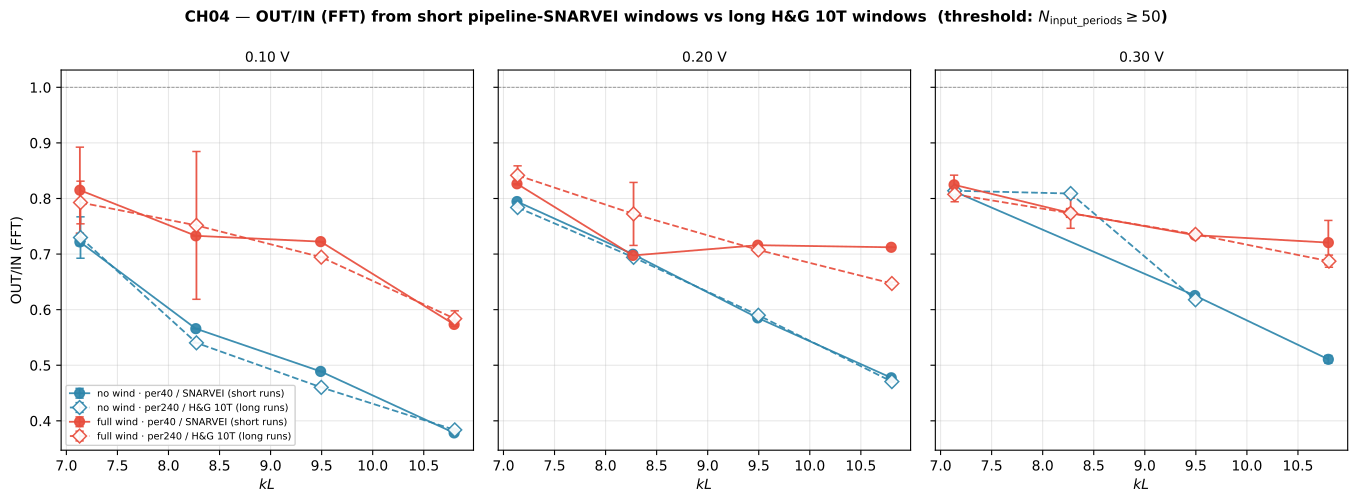

Source code (Python):
"""
Can short (per40-style) and long (per240-style) runs be pooled for
OUT/IN (FFT) thesis results?
=====================================================================

Two windows on the paddle-frequency FFT:

  short runs (WavePeriodInput < HG_MIN_PERIODS, currently < 50T)
      → pipeline SNARVEI window, per-probe + per-freq eyeball. Read
        directly from `combined_meta["IN Amplitude (FFT)"]` /
        `combined_meta["OUT Amplitude (FFT)"]` (these are the canonical
        mean-of-parallel-probes columns written by processor2nd.py).

  long runs  (WavePeriodInput >= HG_MIN_PERIODS)
      → Huseby & Grue window [50T, 60T] from wavemaker start (t=0),
        scaled to the run's paddle frequency. Exactly 10T wide → no
        spectral leakage, no parasitic second-harmonic contamination
        (too fast to have reached the probe by 60T), no beach
        reflection (hasn't returned).
        IN side   = mean of AFFT at 9373/170 and 9373/340
                    (matches the canonical pipeline mean).
        OUT side  = AFFT at 12400/250 (single-probe canonical).

If the two methods give the same OUT/IN within run-to-run std at each
(freq, amp, wind), we pool them in CH05. If not, per240-H&G becomes
the thesis primary and per40 moves to supplementary.

Scope (thesis-matching):
    PanelCondition = full,
    Mooring        = below_90_loose (230+300 merged),
    quality_flag  in {ok, probe_malfunction_secondary},
    Frequency     in {1.3, 1.4, 1.5, 1.6} Hz,
    Amplitude     in {0.1, 0.2, 0.3} V,
    WindCondition in {no, full}.

Dynamic threshold (user-set 2026-04-21):
    HG_MIN_PERIODS = 50  — any run with >= 50 input periods gets H&G.

Run from repo root (loads processed_dfs for long runs only):
    /opt/anaconda3/envs/draumkvedet/bin/python analysis_scratch/per40_vs_per240_outin.py

Outputs:
    analysis_scratch/per40_vs_per240_outin.pdf
    analysis_scratch/per40_vs_per240_outin.csv
    analysis_scratch/per40_vs_per240_outin_findings.md
    output/FIGURES/ch04_per40_vs_per240_outin.pdf
    output/TEXFIGU/ch04_per40_vs_per240_outin.tex
"""

import os
import sys
import warnings
from pathlib import Path

warnings.filterwarnings("ignore")

import numpy as np
import pandas as pd
import matplotlib

matplotlib.use("Agg")
import matplotlib.pyplot as plt

BASE = Path(__file__).resolve().parent.parent
sys.path.insert(0, str(BASE))
os.chdir(BASE)

from wavescripts.improved_data_loader import load_analysis_data, load_processed_dfs
from wavescripts.plot_utils import freq_to_k, amp_to_label

# ── I/O ───────────────────────────────────────────────────────────────────────
SCRATCH_DIR = Path(__file__).parent
SCRATCH_PDF = SCRATCH_DIR / "per40_vs_per240_outin.pdf"
SCRATCH_CSV = SCRATCH_DIR / "per40_vs_per240_outin.csv"
SCRATCH_MD  = SCRATCH_DIR / "per40_vs_per240_outin_findings.md"

THESIS_NAME = "ch04_per40_vs_per240_outin"
THESIS_PDF  = BASE / "output" / "FIGURES" / f"{THESIS_NAME}.pdf"
THESIS_STUB = BASE / "output" / "TEXFIGU" / f"{THESIS_NAME}.tex"
THESIS_PDF.parent.mkdir(parents=True, exist_ok=True)
THESIS_STUB.parent.mkdir(parents=True, exist_ok=True)

# Same cond4 thesis datasets as t_cross_figure / paddle_contamination / H&G.
RESULTS_PROCESSED_DIRS = [
    Path("waveprocessed/PROCESSED-20260326-ProbePos4_31_FPV_2-tett6roof-under9Mooring-height100-lowrange"),
    Path("waveprocessed/PROCESSED-20260327-ProbePos4_31_FPV_2-tett6roof-under9Mooring30-height100-lowrange"),
]
_results_dataset_names = {p.name.removeprefix("PROCESSED-") for p in RESULTS_PROCESSED_DIRS}

# ── Constants ────────────────────────────────────────────────────────────────
FS             = 250.0                # sampling rate — MEASUREMENT.FS
FREQS          = [1.3, 1.4, 1.5, 1.6] # thesis scope
AMPS           = [0.1, 0.2, 0.3]
WINDS          = ["no", "full"]

HG_MIN_PERIODS  = 50                  # user-dynamic: runs with >= 50T get H&G
HG_START_N_T    = 50                  # start window at 50T from wavemaker start
HG_END_N_T      = 60                  # end   window at 60T
HG_WINDOW_N_T   = HG_END_N_T - HG_START_N_T   # 10T
FFT_BAND_HZ     = 0.05                # ± half-width, matches signal_processing

# Canonical IN = mean of these two parallel probes (per march2026_better_rearranging).
IN_PROBES  = ["9373/170", "9373/340"]
OUT_PROBE  = "12400/250"

# Plotting
WIND_COLOR   = {"no": "#2E86AB", "full": "#E74C3C"}
METHOD_MARKER = {"short": "o", "long": "D"}
METHOD_LABEL = {"short": "per40 / SNARVEI (short runs)",
                "long":  "per240 / H&G 10T (long runs)"}


# ── 1. FFT helper (mirrors pipeline convention) ──────────────────────────────
def fft_amp_at_freq(segment: np.ndarray, target_hz: float,
                    fs: float = FS, band_hz: float = FFT_BAND_HZ) -> float:
    """Single-shot FFT amplitude at `target_hz`: pick the nearest positive bin
    within ±band_hz. Normalisation: 2·|FFT|/N (pipeline convention).

    Lifted from analysis_scratch/huseby_grue_window.py for self-containment.
    """
    N = len(segment)
    if N < 4:
        return np.nan
    seg = np.asarray(segment, dtype=float).copy()
    if np.isnan(seg).any():
        idx  = np.arange(N)
        good = ~np.isnan(seg)
        if good.sum() < N * 0.9:
            return np.nan
        seg = np.interp(idx, idx[good], seg[good])
    freqs  = np.fft.fftfreq(N, d=1.0 / fs)
    pos    = freqs > 0
    pos_f  = freqs[pos]
    mask   = (pos_f >= target_hz - band_hz) & (pos_f <= target_hz + band_hz)
    if not mask.any():
        j = int(np.argmin(np.abs(pos_f - target_hz)))
    else:
        local_idx = int(np.argmin(np.abs(pos_f[mask] - target_hz)))
        j = np.where(mask)[0][local_idx]
    fft_vals  = np.fft.fft(seg)
    amps_pos  = 2.0 * np.abs(fft_vals[pos]) / N
    return float(amps_pos[j])


def get_eta(df_run: pd.DataFrame, pos: str) -> np.ndarray | None:
    """Prefer interpolated eta (pipeline convention)."""
    for col in (f"eta_{pos}_interp", f"eta_{pos}"):
        if col in df_run.columns:
            return df_run[col].to_numpy(dtype=float)
    return None


def hg_afft_for_run(df_run: pd.DataFrame, f_paddle: float, pos: str) -> float:
    """H&G window AFFT: signal[50T : 60T] at `f_paddle`, from sample 0 =
    wavemaker start. NaN if the window runs past the recorded signal.
    """
    sig = get_eta(df_run, pos)
    if sig is None:
        return np.nan
    period_samples = int(round(FS / f_paddle))
    i0 = HG_START_N_T * period_samples
    i1 = HG_END_N_T   * period_samples
    if i1 > len(sig):
        return np.nan
    return fft_amp_at_freq(sig[i0:i1], f_paddle)


# ── 2. Load meta ─────────────────────────────────────────────────────────────
print("1. Loading meta_results (no processed_dfs yet) …")
combined_meta, _, _, _ = load_analysis_data(*RESULTS_PROCESSED_DIRS, load_processed=False)
meta_results = combined_meta[
    combined_meta["path"].apply(lambda p: any(d in str(p) for d in _results_dataset_names))
].copy()
meta_results["Mooring"] = meta_results["Mooring"].replace({
    "below_90_loose230": "below_90_loose",
    "below_90_loose300": "below_90_loose",
})
print(f"   meta_results: {len(meta_results)} rows")


# ── 3. Scope filter ──────────────────────────────────────────────────────────
wave = meta_results[
    meta_results["WaveFrequencyInput [Hz]"].notna()
    & (meta_results["WaveFrequencyInput [Hz]"] > 0)
    & (meta_results["PanelCondition"] == "full")
    & (meta_results["Mooring"] == "below_90_loose")
    & (meta_results["quality_flag"].isin(["ok", "probe_malfunction_secondary"]))
].copy()
wave["freq_r"] = wave["WaveFrequencyInput [Hz]"].round(2)
wave["amp_r"]  = wave["WaveAmplitudeInput [Volt]"].round(2)
wave = wave[wave["freq_r"].isin(FREQS) & wave["amp_r"].isin(AMPS)
            & wave["WindCondition"].isin(WINDS)].copy()

# Split into short (pipeline SNARVEI) and long (H&G) runs.
wave["N_input_periods"] = wave["WavePeriodInput"].astype(float)
wave["is_long"] = wave["N_input_periods"] >= HG_MIN_PERIODS
print(f"   thesis-scope runs: {len(wave)} "
      f"(short n={int((~wave['is_long']).sum())}, long n={int(wave['is_long'].sum())})")


# ── 4. Pipeline AFFT for short runs (no processed_dfs needed) ────────────────
print("\n2. Reading pipeline AFFT (canonical IN/OUT) for short runs …")
short = wave[~wave["is_long"]].copy()
short["A_in_mm"]     = short["IN Amplitude (FFT)"].astype(float)
short["A_out_mm"]    = short["OUT Amplitude (FFT)"].astype(float)
short["OUT_IN"]      = short["A_out_mm"] / short["A_in_mm"]
short["method"]      = "short"
print(f"   short runs with valid OUT/IN: {int(short['OUT_IN'].notna().sum())}")


# ── 5. H&G AFFT for long runs (needs processed_dfs) ──────────────────────────
print("\n3. Loading processed_dfs for long runs (~20 s) …")
processed_dfs = load_processed_dfs(*RESULTS_PROCESSED_DIRS)
print(f"   {len(processed_dfs)} time-series cached")

print("\n4. Computing H&G AFFT per long run …")
long_rows = []
for _, r in wave[wave["is_long"]].iterrows():
    path = r["path"]
    df_run = processed_dfs.get(path)
    if df_run is None:
        continue
    f_paddle = float(r["WaveFrequencyInput [Hz]"])
    # Canonical IN: mean AFFT across both parallel probes at longitudinal 9373.
    in_afts = [hg_afft_for_run(df_run, f_paddle, p) for p in IN_PROBES]
    in_afts = [a for a in in_afts if np.isfinite(a)]
    a_in = float(np.mean(in_afts)) if len(in_afts) >= 1 else np.nan
    a_out = hg_afft_for_run(df_run, f_paddle, OUT_PROBE)
    long_rows.append({
        "path":          path,
        "freq_r":        round(float(r["WaveFrequencyInput [Hz]"]), 2),
        "amp_r":         round(float(r["WaveAmplitudeInput [Volt]"]), 2),
        "WindCondition": r["WindCondition"],
        "WaveFrequencyInput [Hz]":   f_paddle,
        "WaveAmplitudeInput [Volt]": r["WaveAmplitudeInput [Volt]"],
        "Mooring":       r["Mooring"],
        "A_in_mm":       a_in,
        "A_out_mm":      a_out,
        "OUT_IN":        a_out / a_in if (a_in and np.isfinite(a_in) and a_in > 0) else np.nan,
        "method":        "long",
        "is_long":       True,
        "N_input_periods": r["N_input_periods"],
    })
long = pd.DataFrame(long_rows)
print(f"   long runs with valid H&G OUT/IN: {int(long['OUT_IN'].notna().sum())}")


# ── 6. Unified DataFrame + CSV ───────────────────────────────────────────────
cols = ["path", "freq_r", "amp_r", "WindCondition", "Mooring",
        "A_in_mm", "A_out_mm", "OUT_IN", "method",
        "WaveFrequencyInput [Hz]", "WaveAmplitudeInput [Volt]"]
both = pd.concat([short[cols], long[cols]], axis=0, ignore_index=True)
both.to_csv(SCRATCH_CSV, index=False)
print(f"\n5. Per-run table → {SCRATCH_CSV.relative_to(BASE)}")


# ── 7. Aggregate per (freq, amp, wind, method) ───────────────────────────────
agg = (
    both.dropna(subset=["OUT_IN"])
        .groupby(["freq_r", "amp_r", "WindCondition", "method"])
        ["OUT_IN"].agg(["mean", "std", "count"])
        .reset_index()
)
agg["std"] = agg["std"].fillna(0.0)
agg["k"]  = freq_to_k(agg["freq_r"].to_numpy())
print(f"\n6. Aggregated {len(agg)} (freq, amp, wind, method) cells.")


# ── 8. Delta per (freq, amp, wind) between methods ───────────────────────────
pvt = agg.pivot_table(index=["freq_r", "amp_r", "WindCondition"],
                      columns="method", values="mean").reset_index()
pvt["delta"] = pvt["long"] - pvt["short"]
pvt["delta_rel"] = pvt["delta"] / pvt["short"]
matched = pvt.dropna(subset=["short", "long"]).copy()
if len(matched):
    abs_med = float(matched["delta"].abs().median())
    abs_max = float(matched["delta"].abs().max())
    rel_med = float(matched["delta_rel"].abs().median())
    rel_max = float(matched["delta_rel"].abs().max())
else:
    abs_med = abs_max = rel_med = rel_max = float("nan")

print("\n7. OUT/IN delta (long − short) per (freq, amp, wind):")
if len(matched):
    print(matched.round(4).to_string(index=False))
else:
    print("   (no matched cells)")
print(f"\n   median |Δ OUT/IN|      = {abs_med:.4f}")
print(f"   max    |Δ OUT/IN|      = {abs_max:.4f}")
print(f"   median |Δ OUT/IN|/short = {rel_med*100:.2f} %")
print(f"   max    |Δ OUT/IN|/short = {rel_max*100:.2f} %")


# ── 9. Figure: 1×3 (per amplitude) ───────────────────────────────────────────
print("\n8. Plotting …")
fig, axes = plt.subplots(1, 3, figsize=(14, 5), dpi=120, sharey=True)
for i, amp in enumerate(AMPS):
    ax = axes[i]
    sub = agg[np.isclose(agg["amp_r"], amp)]
    if sub.empty:
        ax.text(0.5, 0.5, "no data", ha="center", va="center",
                transform=ax.transAxes, color="gray")
        ax.set_title(f"{amp_to_label(amp)} — n=0", fontsize=10)
        continue
    for wind in WINDS:
        for method in ["short", "long"]:
            cell = sub[(sub["WindCondition"] == wind) & (sub["method"] == method)]
            if cell.empty:
                continue
            cell = cell.sort_values("k")
            # Horizontal offset between methods for readability.
            dx = {"short": -0.003, "long": +0.003}[method]
            ax.errorbar(
                cell["k"].values + dx, cell["mean"].values,
                yerr=cell["std"].fillna(0).values,
                fmt=METHOD_MARKER[method],
                color=WIND_COLOR[wind],
                mfc=WIND_COLOR[wind] if method == "short" else "white",
                mec=WIND_COLOR[wind],
                markeredgewidth=1.1,
                linestyle="-" if method == "short" else "--",
                capsize=3, lw=1.3, markersize=7, alpha=0.92,
                label=f"{wind} wind · {METHOD_LABEL[method]}",
            )
    ax.axhline(1.0, color="black", lw=0.6, ls="--", alpha=0.4)
    ax.set_xlabel("$k$ (rad/m)", fontsize=10)
    if i == 0:
        ax.set_ylabel("OUT/IN (FFT)", fontsize=10)
    ax.set_title(f"{amp_to_label(amp)}", fontsize=10)
    ax.grid(True, alpha=0.3)
    if i == 0:
        ax.legend(fontsize=7, loc="best", framealpha=0.92, ncol=1)

fig.suptitle(
    f"CH04 — OUT/IN (FFT) from short pipeline-SNARVEI windows vs long H&G 10T windows  "
    f"(threshold: $N_\\mathrm{{input\\_periods}} \\geq {HG_MIN_PERIODS}$)",
    fontsize=11, fontweight="bold", y=1.00,
)
fig.subplots_adjust(left=0.06, right=0.98, top=0.88, bottom=0.12, wspace=0.06)
fig.savefig(SCRATCH_PDF, bbox_inches="tight")
print(f"   scratch preview → {SCRATCH_PDF.relative_to(BASE)}")
fig.savefig(THESIS_PDF, bbox_inches="tight")
print(f"   thesis figure   → {THESIS_PDF.relative_to(BASE)}")
plt.close(fig)


# ── 10. TEXFIGU stub via shared helper ───────────────────────────────────────
print("\n9. Writing .tex stub via pu.build_fig_meta + pu.write_figure_stub …")

import wavescripts.plot_utils as pu
pu.ACTIVE_DATASETS = [str(p).split("/")[-1] for p in RESULTS_PROCESSED_DIRS]
pu.TEXFIGU_DIR = BASE / "output" / "TEXFIGU"
pu.FIGURES_DIR = BASE / "output" / "FIGURES"

_caption = (
    f"OUT/IN (FFT) at the paddle frequency versus $k$ (rad/m), split by paddle drive "
    f"{', '.join(f'{a:.2f}' for a in AMPS)}\\,V (one panel each). "
    "Two analysis-window methods per condition: pipeline SNARVEI window applied to "
    f"short runs ($N_\\mathrm{{input\\_periods}} < {HG_MIN_PERIODS}$; filled circles), "
    f"Huseby--Grue 10T window $t \\in [{HG_START_N_T}T, {HG_END_N_T}T]$ from "
    "wavemaker start applied to long runs (open diamonds). "
    "Blue: no wind; red: full wind. "
    f"Error bars: run-to-run standard deviation within each (frequency, amplitude, "
    "wind, method) cell. "
    f"Canonical IN amplitude is the mean of parallel probes 9373/170 and 9373/340; "
    f"OUT amplitude is from 12400/250 (both via the same FFT peak-bin convention). "
    f"Dataset: cond4 low-range, mooring \\texttt{{below\\_90\\_loose}} (230+300 merged), "
    f"quality flag $\\in$ \\{{ok, probe\\_malfunction\\_secondary\\}}."
)

_meta_stub = pu.build_fig_meta(
    {
        "filters": {
            "PanelCondition":            "full",
            "WaveFrequencyInput [Hz]":   [min(FREQS), max(FREQS)],
            "WaveAmplitudeInput [Volt]": AMPS,
            "WindCondition":             WINDS,
            "quality_flag":              "ok+probe_malfunction_secondary",
            "Mooring":                   ["below_90_loose"],
            "probes":                    "IN = mean(9373/170, 9373/340); OUT = 12400/250",
        },
        "plotting": {
            "figure_name":   THESIS_NAME,
            "caption":       _caption,
            "caption_short": "OUT/IN: pipeline SNARVEI (short runs) vs Huseby-Grue 10T (long runs)",
        },
    },
    chapter="04",
    data_df=wave,
    extra={"script": "analysis_scratch/per40_vs_per240_outin.py"},
    computed_in=(
        "analysis_scratch/per40_vs_per240_outin.py "
        "(short-run OUT/IN from combined_meta 'IN/OUT Amplitude (FFT)' canonical columns; "
        "long-run OUT/IN from H&G [50T, 60T] window via np.fft.fft on interpolated eta)"
    ),
    data_class="DFS",
    findings_doc="analysis_scratch/per40_vs_per240_outin_findings.md",
    grouper="per (freq, amp, wind, method) group; n-average with std",
    collapse_panels=False,
    fft_window_hz=2 * FFT_BAND_HZ,
    extra_params=(
        f"HG_MIN_PERIODS={HG_MIN_PERIODS}, HG_window=[{HG_START_N_T}T, {HG_END_N_T}T], "
        f"fft_band_hz={FFT_BAND_HZ}, "
        f"IN_probes={IN_PROBES}, OUT_probe={OUT_PROBE}, "
        f"datasets={sorted(_results_dataset_names)}"
    ),
    extra_stats={
        "n_short_runs":             int((~wave["is_long"]).sum()),
        "n_long_runs":              int(wave["is_long"].sum()),
        "n_matched_cells":          int(len(matched)),
        "delta_OUTIN_median":       round(abs_med, 4) if np.isfinite(abs_med) else "—",
        "delta_OUTIN_max":          round(abs_max, 4) if np.isfinite(abs_max) else "—",
        "delta_OUTIN_rel_median_pct": round(rel_med * 100, 2) if np.isfinite(rel_med) else "—",
        "delta_OUTIN_rel_max_pct":  round(rel_max * 100, 2) if np.isfinite(rel_max) else "—",
        "HG_min_periods":           HG_MIN_PERIODS,
        "HG_window_periods":        f"[{HG_START_N_T}T, {HG_END_N_T}T]",
    },
)

pu.write_figure_stub(_meta_stub, plot_type="per40_vs_per240_outin",
                     subfig_filenames=[THESIS_NAME])
print(f"   thesis stub   → {THESIS_STUB.relative_to(BASE)}")


# ── 11. Findings markdown (descriptive run log only) ─────────────────────────
print("\n10. Writing findings markdown …")
lines = []
lines.append("# Per40 vs per240 OUT/IN comparison — run log")
lines.append("")
lines.append(f"Generated by `analysis_scratch/per40_vs_per240_outin.py`.  ")
lines.append(f"Scope: full panel, mooring below_90_loose, quality OK, freq "
             f"{min(FREQS):.1f}–{max(FREQS):.1f} Hz, amp {AMPS} V, wind {WINDS}.")
lines.append("")
lines.append(f"HG threshold: `N_input_periods >= {HG_MIN_PERIODS}`.  ")
lines.append(f"HG window: `[{HG_START_N_T}T, {HG_END_N_T}T]` "
             f"from wavemaker start = exactly 10T (no leakage).")
lines.append("")
lines.append("## Cohort sizes")
lines.append("")
lines.append(f"- short runs (SNARVEI): **{int((~wave['is_long']).sum())}**")
lines.append(f"- long runs (H&G):     **{int(wave['is_long'].sum())}**")
lines.append(f"- matched (freq, amp, wind) cells: **{int(len(matched))}**")
lines.append("")
lines.append("## OUT/IN agreement — long vs short")
lines.append("")
lines.append(f"- median |Δ OUT/IN| (absolute) = **{abs_med:.4f}**")
lines.append(f"- max    |Δ OUT/IN| (absolute) = **{abs_max:.4f}**")
lines.append(f"- median |Δ OUT/IN| / short    = **{rel_med*100:.2f} %**")
lines.append(f"- max    |Δ OUT/IN| / short    = **{rel_max*100:.2f} %**")
lines.append("")
lines.append("## Per-cell detail (long − short)")
lines.append("")
if len(matched):
    lines.append("| freq [Hz] | amp [V] | wind | short | long | Δ | Δ / short |")
    lines.append("|-----------|---------|------|-------|------|---|-----------|")
    for _, r in matched.sort_values(["amp_r", "freq_r", "WindCondition"]).iterrows():
        lines.append(f"| {r['freq_r']:.1f} | {r['amp_r']:.2f} | {r['WindCondition']:>4} | "
                     f"{r['short']:.4f} | {r['long']:.4f} | {r['delta']:+.4f} | "
                     f"{r['delta_rel']*100:+.2f} % |")
else:
    lines.append("*(no matched cells)*")
lines.append("")
lines.append("## Files")
lines.append("")
lines.append(f"  {SCRATCH_PDF.name}")
lines.append(f"  {SCRATCH_CSV.name}")
lines.append(f"  output/FIGURES/{THESIS_NAME}.pdf")
lines.append(f"  output/TEXFIGU/{THESIS_NAME}.tex")
lines.append("")
lines.append("Interpretation/conclusions intentionally omitted here — see "
             "`memory/methodology_wind_enhances_A_in.md` and CLAUDE.md §16 for "
             "the analytical framework, and the user-eye review of the PDF for "
             "the thesis verdict on whether per40 and per240 can be pooled.")

SCRATCH_MD.write_text("\n".join(lines))
print(f"   findings → {SCRATCH_MD.relative_to(BASE)}")

print("\nDone.")
